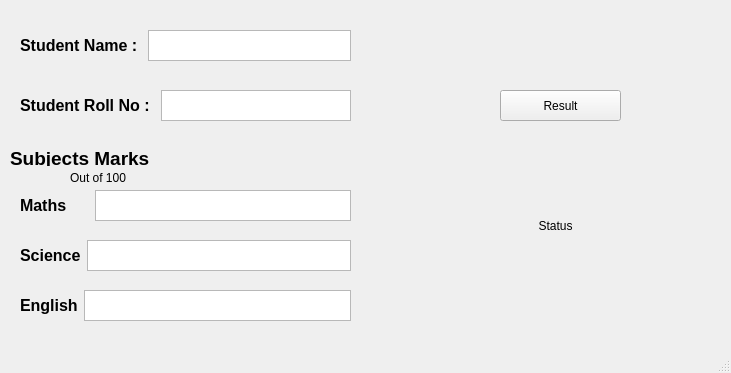
<?xml version="1.0" encoding="UTF-8"?>
<ui version="4.0">
 <class>MainWindow</class>
 <widget class="QMainWindow" name="MainWindow">
  <property name="geometry">
   <rect>
    <x>0</x>
    <y>0</y>
    <width>731</width>
    <height>373</height>
   </rect>
  </property>
  <property name="windowTitle">
   <string>MainWindow</string>
  </property>
  <widget class="QWidget" name="centralwidget">
   <widget class="QWidget" name="horizontalLayoutWidget">
    <property name="geometry">
     <rect>
      <x>20</x>
      <y>30</y>
      <width>331</width>
      <height>31</height>
     </rect>
    </property>
    <layout class="QHBoxLayout" name="horizontalLayout">
     <item>
      <widget class="QLabel" name="Name">
       <property name="font">
        <font>
         <family>Arial</family>
         <pointsize>12</pointsize>
         <weight>75</weight>
         <bold>true</bold>
        </font>
       </property>
       <property name="text">
        <string>Student Name : </string>
       </property>
      </widget>
     </item>
     <item>
      <widget class="QPlainTextEdit" name="NameEditTxt"/>
     </item>
    </layout>
   </widget>
   <widget class="QWidget" name="horizontalLayoutWidget_2">
    <property name="geometry">
     <rect>
      <x>20</x>
      <y>90</y>
      <width>331</width>
      <height>31</height>
     </rect>
    </property>
    <layout class="QHBoxLayout" name="horizontalLayout_2">
     <item>
      <widget class="QLabel" name="RollNo">
       <property name="font">
        <font>
         <family>Arial</family>
         <pointsize>12</pointsize>
         <weight>75</weight>
         <bold>true</bold>
        </font>
       </property>
       <property name="text">
        <string>Student Roll No : </string>
       </property>
      </widget>
     </item>
     <item>
      <widget class="QPlainTextEdit" name="RollNoEditTxt"/>
     </item>
    </layout>
   </widget>
   <widget class="QLabel" name="label_3">
    <property name="geometry">
     <rect>
      <x>10</x>
      <y>150</y>
      <width>191</width>
      <height>16</height>
     </rect>
    </property>
    <property name="font">
     <font>
      <family>Arial</family>
      <pointsize>14</pointsize>
      <weight>75</weight>
      <bold>true</bold>
     </font>
    </property>
    <property name="text">
     <string>Subjects Marks</string>
    </property>
   </widget>
   <widget class="QWidget" name="horizontalLayoutWidget_3">
    <property name="geometry">
     <rect>
      <x>20</x>
      <y>190</y>
      <width>331</width>
      <height>31</height>
     </rect>
    </property>
    <layout class="QHBoxLayout" name="horizontalLayout_3">
     <item>
      <widget class="QLabel" name="label_4">
       <property name="font">
        <font>
         <family>Arial</family>
         <pointsize>12</pointsize>
         <weight>75</weight>
         <bold>true</bold>
        </font>
       </property>
       <property name="text">
        <string>Maths</string>
       </property>
      </widget>
     </item>
     <item>
      <widget class="QPlainTextEdit" name="MathEditTxt">
       <property name="sizePolicy">
        <sizepolicy hsizetype="Preferred" vsizetype="Preferred">
         <horstretch>0</horstretch>
         <verstretch>0</verstretch>
        </sizepolicy>
       </property>
      </widget>
     </item>
    </layout>
   </widget>
   <widget class="QWidget" name="horizontalLayoutWidget_4">
    <property name="geometry">
     <rect>
      <x>20</x>
      <y>240</y>
      <width>331</width>
      <height>31</height>
     </rect>
    </property>
    <layout class="QHBoxLayout" name="horizontalLayout_4">
     <item>
      <widget class="QLabel" name="label_5">
       <property name="font">
        <font>
         <family>Arial</family>
         <pointsize>12</pointsize>
         <weight>75</weight>
         <bold>true</bold>
        </font>
       </property>
       <property name="text">
        <string>Science</string>
       </property>
      </widget>
     </item>
     <item>
      <widget class="QPlainTextEdit" name="ScienceEditTxt"/>
     </item>
    </layout>
   </widget>
   <widget class="QWidget" name="horizontalLayoutWidget_5">
    <property name="geometry">
     <rect>
      <x>20</x>
      <y>290</y>
      <width>331</width>
      <height>31</height>
     </rect>
    </property>
    <layout class="QHBoxLayout" name="horizontalLayout_5">
     <item>
      <widget class="QLabel" name="label_6">
       <property name="font">
        <font>
         <family>Arial</family>
         <pointsize>12</pointsize>
         <weight>75</weight>
         <bold>true</bold>
        </font>
       </property>
       <property name="text">
        <string>English</string>
       </property>
      </widget>
     </item>
     <item>
      <widget class="QPlainTextEdit" name="plainTextEdit_5"/>
     </item>
    </layout>
   </widget>
   <widget class="QLabel" name="StatusText">
    <property name="geometry">
     <rect>
      <x>470</x>
      <y>200</y>
      <width>171</width>
      <height>51</height>
     </rect>
    </property>
    <property name="text">
     <string>Status</string>
    </property>
    <property name="alignment">
     <set>Qt::AlignCenter</set>
    </property>
   </widget>
   <widget class="QPushButton" name="ResultBtn">
    <property name="geometry">
     <rect>
      <x>500</x>
      <y>90</y>
      <width>121</width>
      <height>31</height>
     </rect>
    </property>
    <property name="text">
     <string>Result</string>
    </property>
   </widget>
   <widget class="QLabel" name="label">
    <property name="geometry">
     <rect>
      <x>70</x>
      <y>170</y>
      <width>61</width>
      <height>16</height>
     </rect>
    </property>
    <property name="text">
     <string>Out of 100</string>
    </property>
   </widget>
  </widget>
  <widget class="QMenuBar" name="menubar">
   <property name="geometry">
    <rect>
     <x>0</x>
     <y>0</y>
     <width>731</width>
     <height>20</height>
    </rect>
   </property>
  </widget>
  <widget class="QStatusBar" name="statusbar"/>
 </widget>
 <resources/>
 <connections/>
</ui>
